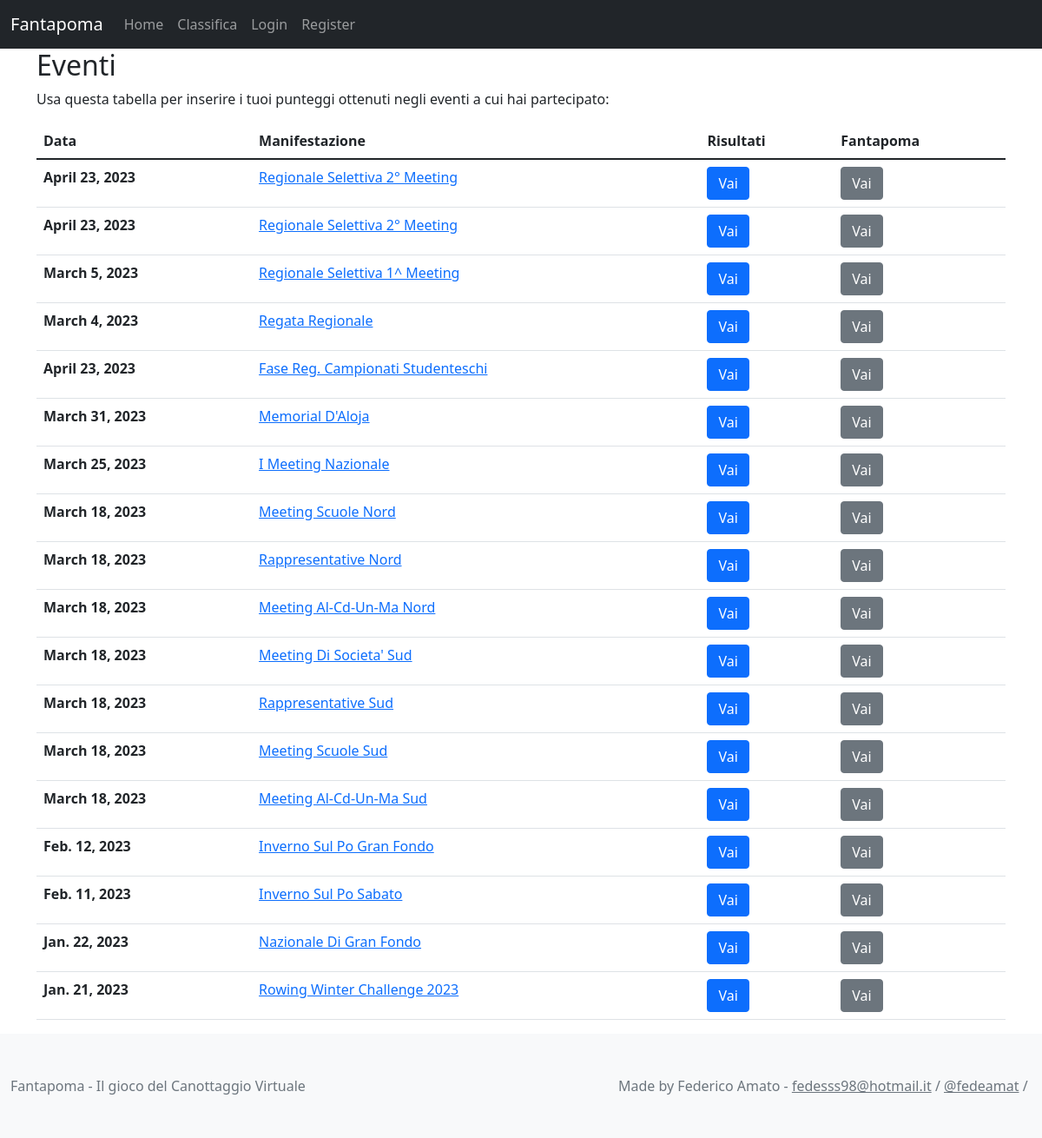
Screenshot of /events/ with the database file from the repository.
### events/models.py (models this page shows, shortened)
class Event(models.Model):
    url = models.CharField(max_length=200, unique=True, default=uuid.uuid4)
    date = models.DateField()
    location = models.CharField(max_length=80)
    name = models.CharField(max_length=80)
    EVENT_TYPES = [
        ('REG', 'Regionale'),
        ('NAT', 'Nazionale'),
    ]
    type = models.CharField(max_length=80, choices=EVENT_TYPES, default='REG')

### events/views.py (the view)
# urls.py: path('', EventListView.as_view(), name='list-events'),
class EventListView(ListView):
    model = Event
    template_name = 'events/event_list.html'
    context_object_name = 'events'

### events/templates/events/event_list.html (shortened to what this page needs)
{% extends 'base.html' %}
{% block content %}
<div class="container">
    <h2>Eventi</h2>
    <p>Usa questa tabella per inserire i tuoi punteggi ottenuti negli eventi a cui hai partecipato:</p>
    <table class="table table-hover">
        <thead>
            <tr>
                <th scope="col">Data</th>
                <th scope="col">Manifestazione</th>
                <th scope="col">Risultati</th>
                <th scope="col">Fantapoma</th>
            </tr>
        </thead>
        <tbody>
        {% for event in events %}
          <tr style="transform: rotate(0);">
            <th scope="row">{{ event.date }}</th>
            <td><a href="{% url 'events:event_detail' event.pk %}">{{ event.name }}</a></td>
            <td><a href="{% url 'events:event_detail' event.pk %}" class="btn btn-primary">Vai</a></td>
            <td><a href="{% url 'fantapoma:statistics' %}" class="btn btn-secondary">Vai</a></td>
          </tr>
        {% endfor %}
        </tbody>
      </table>
</div>
{% endblock content %}

### fantapoma/templates/base.html (shortened to what this page needs)
{% load static %}
<!doctype html>
<html lang="en"class="h-100">
  <head>
    <link href="https://cdn.jsdelivr.net/npm/bootstrap@5.1.3/dist/css/bootstrap.min.css" rel="stylesheet">
  </head>
  <body class="d-flex flex-column h-100">
    {% include "fantapoma/navbar.html" %}
    {% block content %}{% endblock %}
    {% include "fantapoma/footer.html" %}
  </body>
</html>

### fantapoma/templates/fantapoma/navbar.html (shortened to what this page needs)
{% block navbar %}
<nav class="navbar navbar-expand-lg navbar-dark bg-dark">
  <div class="container-fluid">
    <a class="navbar-brand" href="{% url 'fantapoma:index' %}">Fantapoma</a>
    <div class="collapse navbar-collapse" id="navbarNav">
      <ul class="navbar-nav">
        <li class="nav-item">
          <a class="nav-link" aria-current="page" href="{% url 'fantapoma:index' %}">Home</a>
        </li>
        <li class="nav-item">
          <a class="nav-link" href="{% url 'fantapoma:leaderboard' %}">Classifica</a>
        </li>
        {% if request.user.is_authenticated %}
        <li class="nav-item">
          <a class="nav-link" href="{% url 'fantapoma:marketplace' %}">Marketplace</a>
        </li>
        <li class="nav-item">
          <a class="nav-link" href="{% url 'fantapoma:mycrew' %}">My Crew</a>
        </li>
        <li class="nav-item">
          <a class="nav-link" href="{% url 'fantaplayers:profile' request.user.id %}">Profilo</a>
        </li>
        <li class="nav-item">
          <a class="nav-link" href="{% url 'fantaplayers:logout' %}">Logout</a>
        </li>
        {% else %}
        <li class="nav-item">
          <a class="nav-link" href="{% url 'fantaplayers:login' %}">Login</a>
        </li>
        <li class="nav-item">
          <a class="nav-link" href={% url 'fantaplayers:register' %}>Register</a>
        </li>
        {% endif %}
      </ul>
    </div>
  </div>
</nav>
{% endblock %}

### fantapoma/templates/fantapoma/footer.html
{% block footer %}
<footer class="footer mt-auto py-5 bg-light">
    <div class="container-fluid text-left">
      <div class="row justify-content-between">
        <div class="col-5">
          <span class="text-muted">
            Fantapoma - Il gioco del Canottaggio Virtuale
          </span>
        </div>
        <div class="col-5 text-right">
          <span class="text-muted">
            Made by Federico Amato -
            <a href="mailto:fedesss98@hotmail.it" class="text-reset">fedesss98@hotmail.it</a> /
            <a href="https://www.instagram.com/fedeamat/" class="text-reset">@fedeamat</a> /
          </span>
        </div>
      </div>
    </div>
  </footer>
{% endblock %}

### rows the page displays
Event: date "April 23, 2023", name "Regionale Selettiva 2° Meeting"
Event: date "April 23, 2023", name "Regionale Selettiva 2° Meeting"
Event: date "March 5, 2023", name "Regionale Selettiva 1^ Meeting"
Event: date "March 4, 2023", name "Regata Regionale"
Event: date "April 23, 2023", name "Fase Reg. Campionati Studenteschi"
Event: date "March 31, 2023", name "Memorial D'Aloja"
Event: date "March 25, 2023", name "I Meeting Nazionale"
Event: date "March 18, 2023", name "Meeting Scuole Nord"
Event: date "March 18, 2023", name "Rappresentative Nord"
Event: date "March 18, 2023", name "Meeting Al-Cd-Un-Ma Nord"
Event: date "March 18, 2023", name "Meeting Di Societa' Sud"
Event: date "March 18, 2023", name "Rappresentative Sud"
Event: date "March 18, 2023", name "Meeting Scuole Sud"
Event: date "March 18, 2023", name "Meeting Al-Cd-Un-Ma Sud"
Event: date "Feb. 12, 2023", name "Inverno Sul Po Gran Fondo"
Event: date "Feb. 11, 2023", name "Inverno Sul Po Sabato"
Event: date "Jan. 22, 2023", name "Nazionale Di Gran Fondo"
Event: date "Jan. 21, 2023", name "Rowing Winter Challenge 2023"
